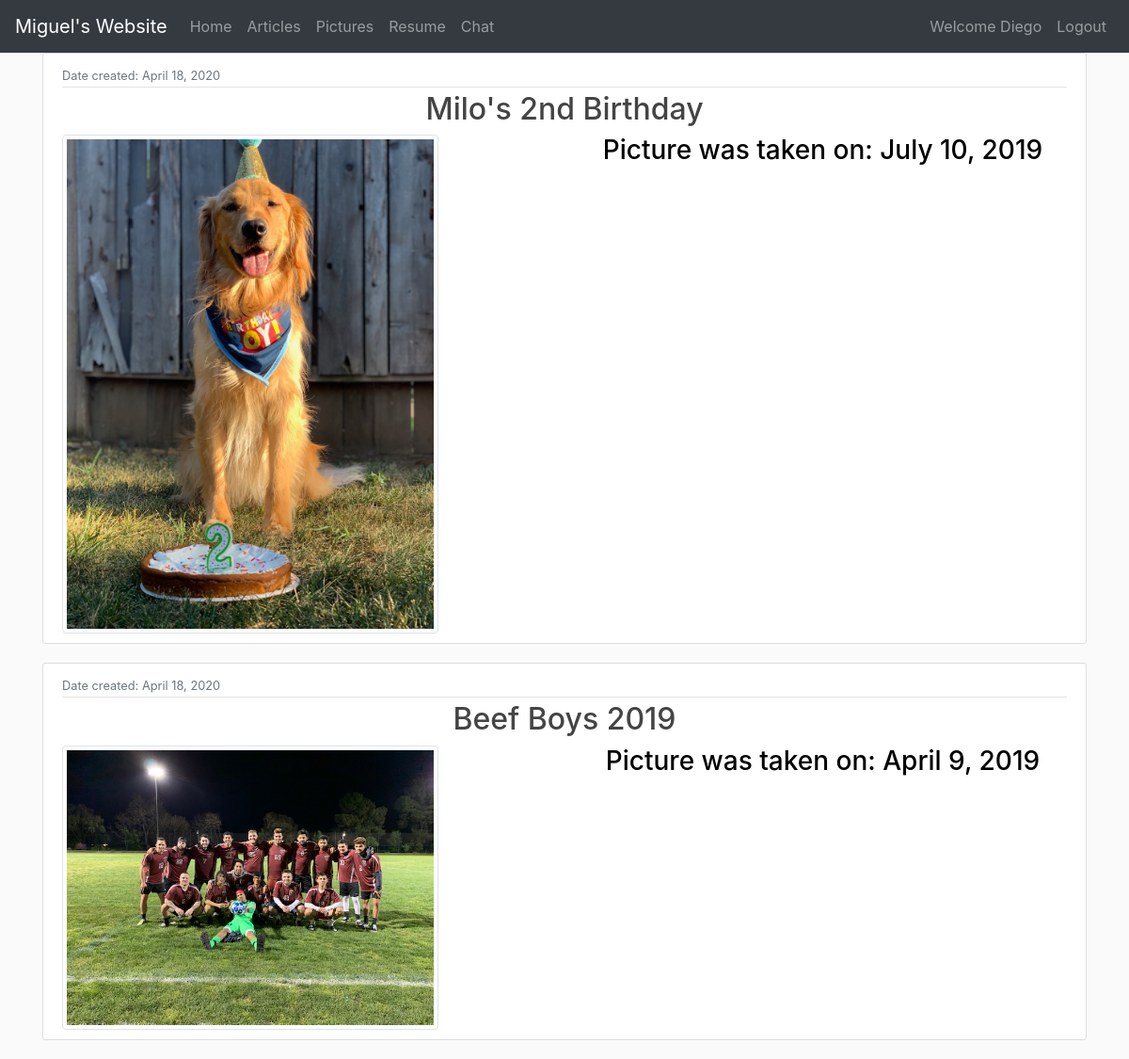
The page /pictures/ (signed in) on the database its author committed.
### myapp/models.py (models this page shows, shortened)
class Pictures(models.Model):
    description = models.CharField(max_length=100)
    datePosted = models.DateTimeField(auto_now_add=True)
    dateTaken = models.DateField()
    picture = models.ImageField(null=True, blank=True)

### myapp/views.py (the view)
# urls.py: path('pictures/', views.pictures, name = 'Pictures'),
def pictures(request):
    context = {
        'pictures': Pictures.objects.all(),
    }
    return render(request, 'myapp/pictures.html', context)

### myapp/templates/myapp/pictures.html
{% extends "myapp/base.html" %}
{% block content %}
{% for picture in pictures %}
<article class="media content-section">
    <div class="media-body">
        <div class="article-metadata">
            <small class="text-muted"> Date created: {{ picture.datePosted|date:"F d, Y" }}</small>
        </div>
        <h2><a class="article-title" href="#">{{ picture.description }}</a></h2>
        <div class="row">
            <div class="col-md-6">
                <img src="{{ picture.picture }}" class="img-thumbnail" height=400 width = 400/>
            </div>
            <div class="col-md-6">
                <h3> Picture was taken on: {{ picture.dateTaken }} </h3>
            </div>
        </div>
    </div>
</article>
{% endfor %}
{% endblock content %}

### myapp/templates/myapp/base.html (shortened to what this page needs)
{% load static %}
<!DOCTYPE html>
<html>
  <head>
     <link rel="stylesheet" href="https://stackpath.bootstrapcdn.com/bootstrap/4.4.1/css/bootstrap.min.css">
     <link href="https://stackpath.bootstrapcdn.com/font-awesome/4.7.0/css/font-awesome.min.css" rel="stylesheet">
     <link rel="stylesheet" type="text/css" href="{% static 'css/app.css'%}"
     <title></title>
  </head>
  <body>
        <nav class="navbar navbar-expand-md navbar-dark bg-dark">
          <a href="{% url 'Home' %}" class="navbar-brand">Miguel's Website</a>
          <div class="collapse navbar-collapse" id="navbarCollapse">
              <div class="navbar-nav">
                  <a href="{% url 'Home' %}" class="nav-item nav-link">Home</a>
                  <a href="{% url 'Articles' %}" class="nav-item nav-link">Articles</a>
                  <a href="{% url 'Pictures' %}" class="nav-item nav-link">Pictures</a>
                  <a href="{% url 'Resume' %}" class="nav-item nav-link">Resume</a>
                  <a href="{% url 'Chat' %}" class="nav-item nav-link">Chat</a>
              </div>
              <div class="navbar-nav ml-auto">
                  {% if user.is_authenticated %}
                    <a class="nav-item nav-link">Welcome {{user.username}}</a>
                  {% else %}
                    <a class="nav-item nav-link">Welcome Guest</a>
                  {% endif %}
                  {% if user.is_authenticated %}
                  <a href="{% url 'Logout' %}" class="nav-item nav-link">Logout</a>
                  {% else %}
                  <a href="{% url 'Login' %}" class="nav-item nav-link">Login</a>
                  <a href="{% url 'Register' %}" class="nav-item nav-link">Register</a>
                  {% endif %}
              </div>
          </div>
      </nav>
      <div class = "container">
        {% block content%}
        {% endblock %}
      </div>
  </body>
</html>

### myapp/static/css/app.css (style rules this page uses)
html { scroll-behavior: smooth; }
body { background: #fafafa; color: black; }
h1, h2, h3, h4, h5, h6 { color: black; text-align: center; }
.content-section { background: #ffffff; padding: 10px 20px; border: 1px solid #dddddd; border-radius: 3px; margin-bottom: 20px; }
.article-title { color: #444444; }
.article-metadata { padding-bottom: 1px; margin-bottom: 4px; border-bottom: 1px solid #e3e3e3 }

### rows shown on the page
Pictures: datePosted "April 18, 2020", description "Milo's 2nd Birthday", picture (picture), dateTaken "July 10, 2019"
Pictures: datePosted "April 18, 2020", description "Beef Boys 2019", picture (picture), dateTaken "April 9, 2019"

### other values the page prints
{{ user.username }} "Diego"
